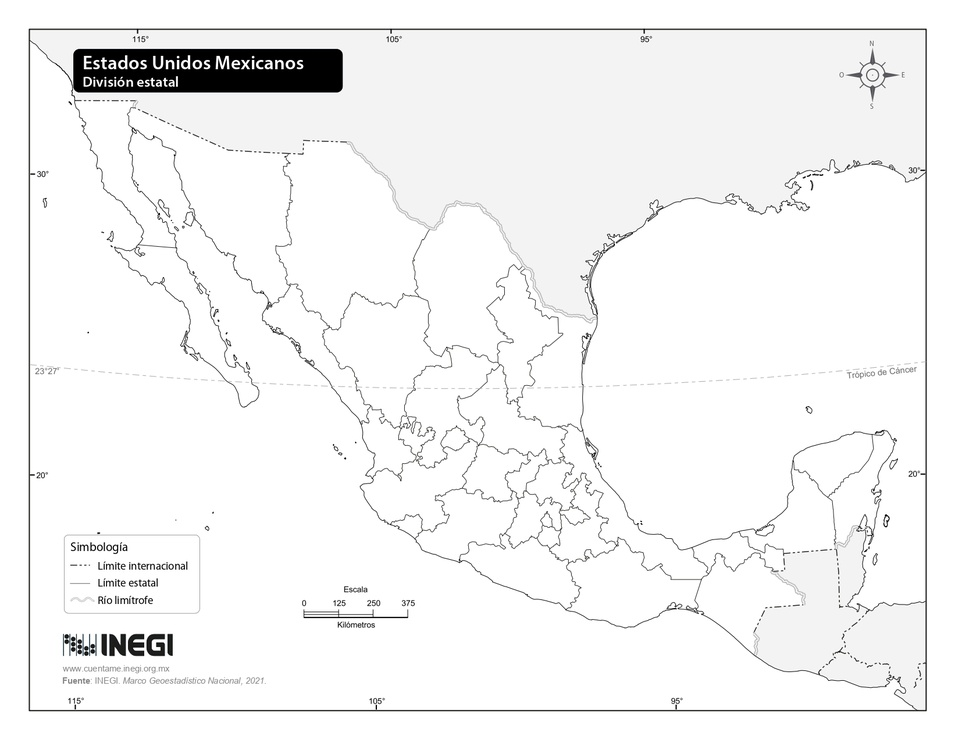
#> input picture Others/Images/Republica.jpg, 955 x 739 px, shrunk from 1642 x 1270 before the run, found by its file name
$ python view.py
#> lines starting #> are read from the running program, lines starting #| are printed output that depends on the picture
import networkx as nx
import matplotlib.pyplot as plt

class View:
    def __init__(self):
        # Crea un grafo vacío
        self.G = nx.Graph()

        # Agrega nodos que representen ciudades o estados
        self.add_city("Ciudad de México", 2.86, -0.815)
        self.add_city("Guadalajara", 2.270, -0.625)
        self.add_city("Ciudad Juarez", 1.700, 1.180)
        self.add_city("Tijuana", 0.425,1.430 )
        self.add_city("Zapopan", 2.145, -0.555)
        self.add_city("Monterrey", 2.680,0.235)
        self.add_city("Chihuahua", 1.800, 0.720)
        self.add_city("Merida", 4.300, -0.440)
        self.add_city("San Luis Potosi",2.600, -0.300)
        self.add_city("Aguascalientes", 2.385, 0.365)
        self.add_city("Hermosillo", 1.200, 0.715)
        self.add_city("Saltillo", 2.574, 0.100)
        self.add_city("Mexicali", 0.650, 1.330)
        self.add_city("Culiacan", 1.700, 0.020)
        self.add_city("Acapulco de Juarez", 2.710,-1.140)

        # Obtiene las posiciones de los nodos
        self.pos = nx.get_node_attributes(self.G, 'pos')

        # Carga la imagen de fondo
        self.background_image = plt.imread("Others/Images/republica.jpg")
#> self.background_image is the input picture: shape (739, 955, 3); mean R, G, B 243.8, 243.8, 243.8

    def add_city(self, name, x, y):
        self.G.add_node(name, pos=(x, y))

    def generate_lines(self, cityA, cityB):
        self.G.add_edge(cityA, cityB)

    def draw_graph(self):
        # Dibuja el grafo con la imagen de fondo
        fig, ax = plt.subplots()
        ax.imshow(self.background_image, extent=[0, 5, -2, 2])

        # Dibuja los nodos
        nx.draw(self.G, self.pos, with_labels=True, node_color='blue', node_size=8, font_size=5, font_color='black')

        # Muestra el gráfico
        plt.axis('off')
        plt.show()
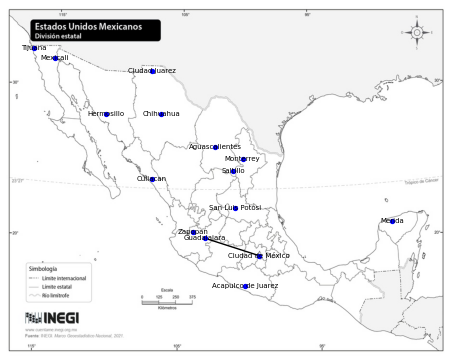
#> figure drawn by matplotlib, 1 panel

if __name__ == "__main__":
    view = View()
    view.generate_lines("Ciudad de México", "Guadalajara")
    view.draw_graph()

$ run again, with Others/Images/mexico.png saved as Others/Images/Republica.jpg
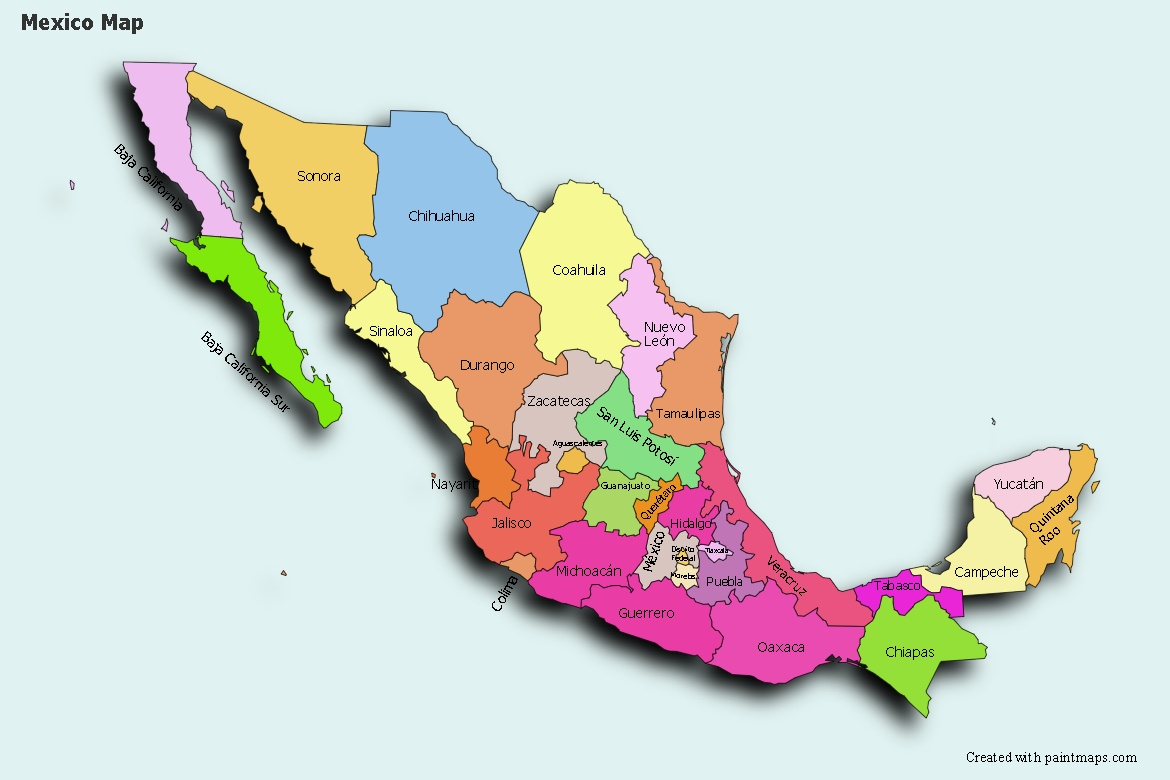
#> input picture Others/Images/mexico.png, 1170 x 780 px, found by its file name
#> in __init__, self.background_image is the input picture: shape (780, 1170, 3); mean R, G, B 211.3, 216.6, 210.9
#> in draw_graph, `plt.show()`:
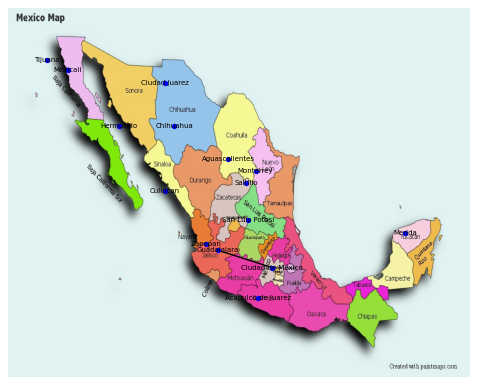
#> figure drawn by matplotlib, 1 panel
